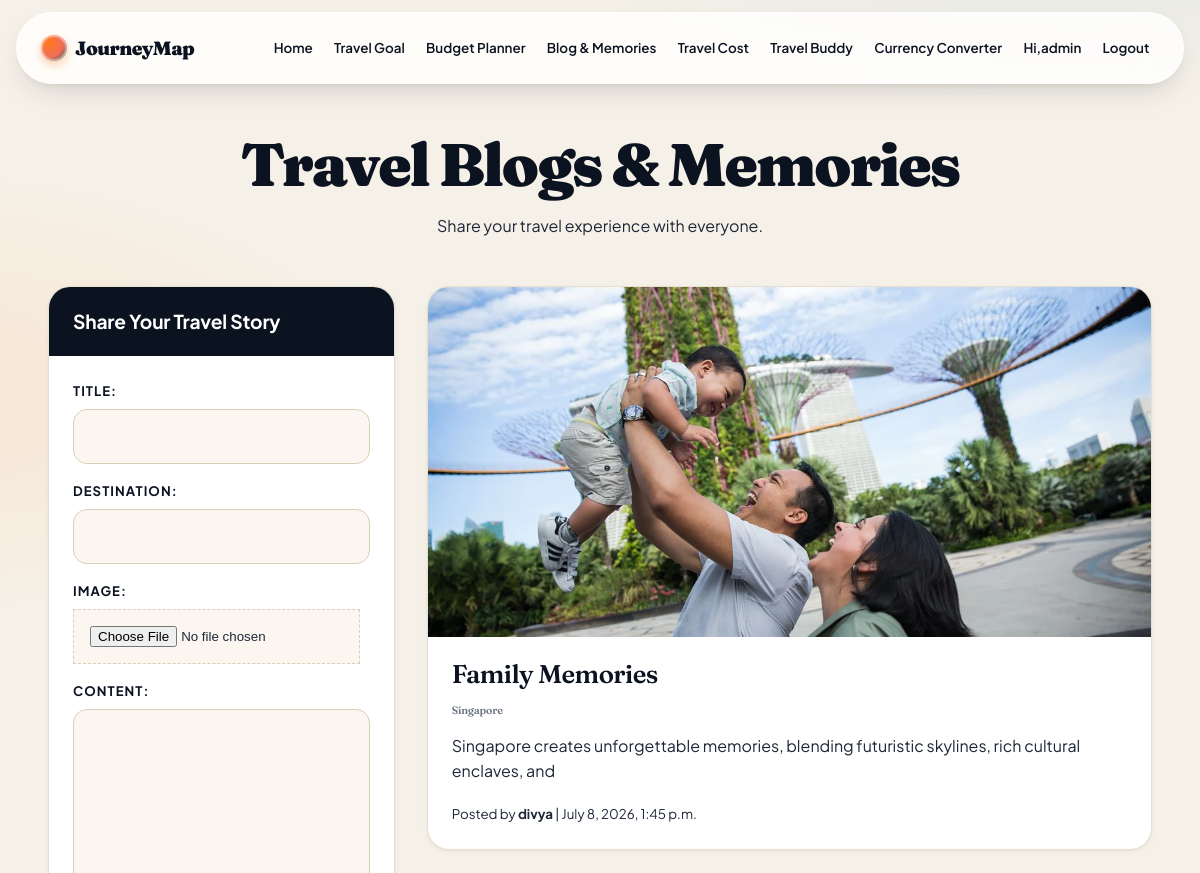
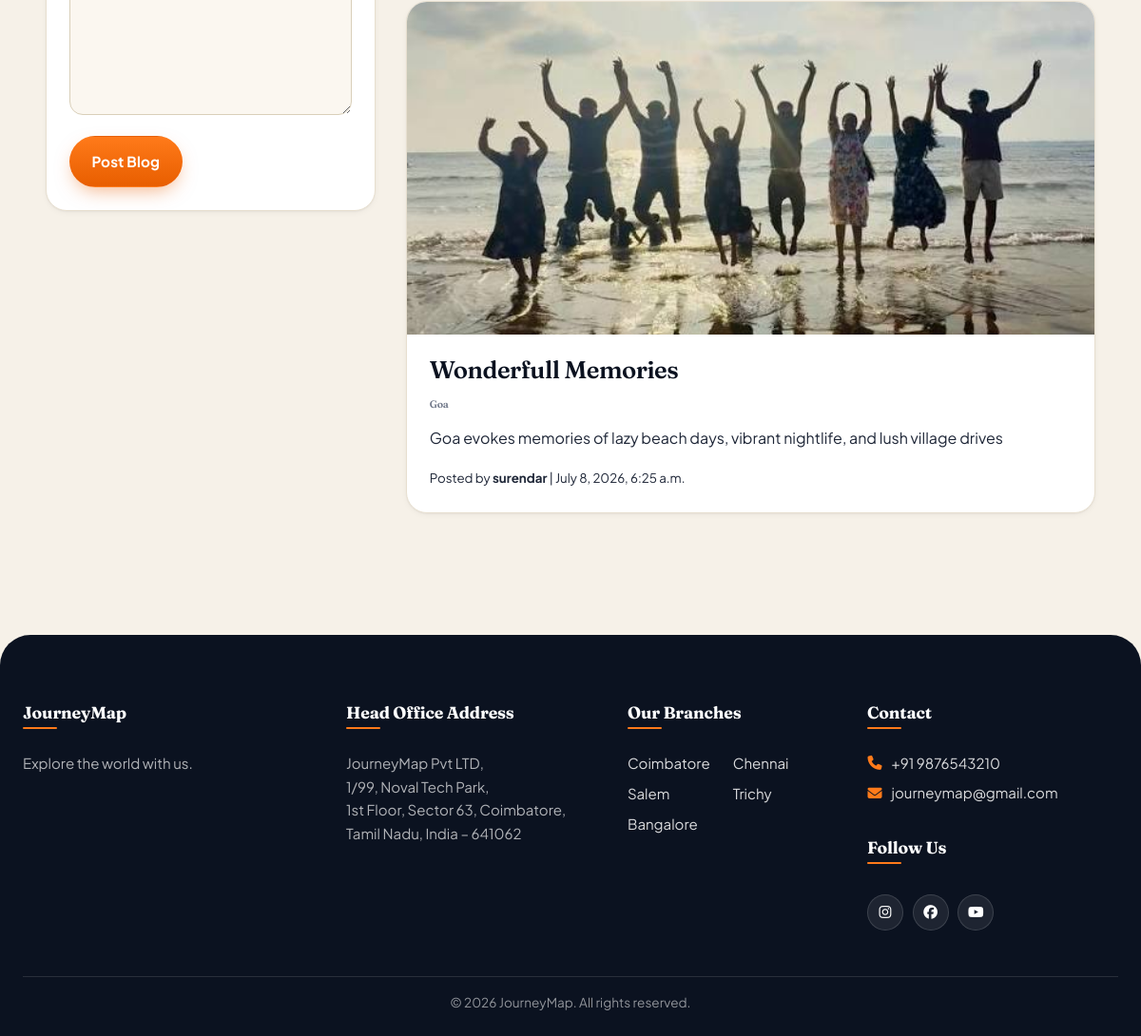
Page /blog/ (signed in) on the committed database (2 pictures, top to bottom).
### JourneyMap/models.py (models this page shows, shortened)
class Blog(models.Model):
    user = models.ForeignKey(User, on_delete=models.CASCADE)
    title = models.CharField(max_length=100)
    destination = models.CharField(max_length=100)
    image = models.ImageField(upload_to='blogs/')
    content = models.TextField()
    created_at = models.DateTimeField(auto_now_add=True)

### JourneyMap/views.py (the view)
# urls.py: path("blog/",views.blog,name="blog"),
@login_required
def blog(request):
    if request.method == "POST":
        form = BlogForm(request.POST, request.FILES)
        if form.is_valid():
            blogs = form.save(commit=False)
            blogs.user = request.user
            blogs.save()
            return redirect('blog')
    else:
        form = BlogForm()
    blogs = Blog.objects.all().order_by('-created_at')
    context = {
        "form": form,
        "blogs": blogs,
    }
    return render(request, "blog.html", context)

### JourneyMap/forms.py
class BlogForm(forms.ModelForm):
    class Meta:
        model = Blog
        fields = [
            'title',
            'destination',
            'image',
            'content',
        ]

### templates/blog.html (shortened to what this page needs)
{% extends 'base.html' %}
{% block content %}
<div class="container mt-5 mb-5">
    <div class="text-center">
        <h1>Travel Blogs & Memories</h1>
        <p>Share your travel experience with everyone.</p>
    </div>
    <div class="row mt-5">
        <div class="col-lg-4">
            <div class="card shadow">
                <div class="card-header bg-primary text-white">
                    <h4>Share Your Travel Story</h4>
                </div>
                <div class="card-body">
                    <form method="POST" enctype="multipart/form-data">
                        {{ form.as_p }}
                        <button class="btn btn-success">Post Blog</button>
                    </form>
                </div>
            </div>
        </div>
        <div class="col-lg-8">
            {% for blog in blogs %}
            <div class="card shadow mb-4">
                <img src="{{ blog.image.url }}" class="card-img-top" style="height:350px; object-fit:cover;">
                <div class="card-body">
                    <h3>{{ blog.title }}</h3>
                    <h6 class="text-muted">{{ blog.destination }}</h6>
                    <p>{{ blog.content }}</p>
                    <small>
                        Posted by
                        <strong>{{ blog.user.username }}</strong>
                        |
                        {{ blog.created_at }}
                    </small>
                </div>
            </div>
            {% empty %}
            <div class="alert alert-info">
                No blogs available.
            </div>
            {% endfor %}
        </div>
    </div>
</div>
{% endblock %}

### templates/base.html (shortened to what this page needs)
{% load static %}
<!DOCTYPE html>
<html lang="en">
<head>
    <link rel="stylesheet" href="https://cdnjs.cloudflare.com/ajax/libs/font-awesome/6.5.2/css/all.min.css">
    <link rel="stylesheet" href="{% static 'css/style.css' %}">
</head>
<body>
<nav class="navbar navbar-expand-lg navbar-dark bg-primary">
    <div class="container">
        <a class="navbar-brand fw-bold" href="{% url 'home' %}">JourneyMap</a>
        <div class="collapse navbar-collapse" id="navbar">
            <ul class="navbar-nav ms-auto">
                <li class="nav-item">
                    <a class="nav-link" href="{% url 'home' %}">Home</a>
                </li>
                <li class="nav-item">
                    <a class="nav-link" href="{% url 'travel_goal' %}">Travel Goal</a>
                </li>
                <li class="nav-item">
                    <a class="nav-link" href="{% url 'budget_planner' %}">Budget Planner</a>
                </li>
                <li class="nav-item">
                    <a class="nav-link" href="{% url 'blog' %}">Blog & Memories</a>
                </li>
                <li class="nav-item">
                    <a class="nav-link" href="{% url 'travel_cost' %}">Travel Cost</a>
                </li>
                <li class="nav-item">
                    <a class="nav-link" href="{% url 'travel_buddy' %}">Travel Buddy</a>
                </li>
                <li class="nav-item">
                    <a class="nav-link" href="{% url 'currency_converter' %}">Currency Converter</a>
                </li>
                {% if user.is_authenticated %}
                <li class="nav-item">
                    <span class="nav-link text-warning">
                        Hi,{{ user.username }}
                    </span>
                </li>
                <li class="nav-item">
                    <a class="nav-link" href="{% url 'logout' %}">Logout</a>
                </li>
                {% endif %}
            </ul>
        </div>
    </div>
</nav>
<div class="container mt-4 mb-5">
    {% block content %}
    {% endblock %}
</div>
<footer>
    <div class="footer-grid">
        <div class="footer-col footer-brand">
        <h4>JourneyMap</h4>
        <p>Explore the world with us.</p>
    </div>
    <div class="footer-col">
        <h4>Head Office Address</h4>
        <p>JourneyMap Pvt LTD,<br>1/99, Noval Tech Park,<br>1st Floor, Sector 63, Coimbatore,<br>Tamil Nadu, India – 641062</p>
    </div>
    <div class="footer-col">
        <h4>Our Branches</h4>
        <ul class="branches">
            <li>Coimbatore</li><li>Chennai</li><li>Salem</li>
            <li>Trichy</li><li>Bangalore</li>
        </ul>
    </div>
    <div class="footer-col">
        <h4>Contact</h4>
        <ul class="contact-list">
            <li><i class="fas fa-phone"></i> +91 9876543210</li>
            <li><i class="fas fa-envelope"></i> journeymap@gmail.com</li>
        </ul>
        <h4 class="mt-4">Follow Us</h4>
        <div class="social-links">
            <a href="#"><i class="fab fa-instagram"></i></a>
            <a href="#"><i class="fab fa-facebook"></i></a>
            <a href="#"><i class="fab fa-youtube"></i></a>
        </div>
    </div>
</div>
<div class="footer-bottom">© 2026 JourneyMap. All rights reserved.</div>
</footer>
</body>
</html>

### rows in the picture
Blog: image (picture), title "Family Memories", destination "Singapore", content "Singapore creates unforgettable memories, blending futuristic skylines, rich cultural enclaves, and", user.username "divya", created_at "July 8, 2026, 1:45 p.m."
Blog: image (picture), title "Wonderfull Memories", destination "Goa", content "Goa evokes memories of lazy beach days, vibrant nightlife, and lush village drives", user.username "surendar", created_at "July 8, 2026, 6:25 a.m."

### other values in the picture
{{ user.username }} "admin"
